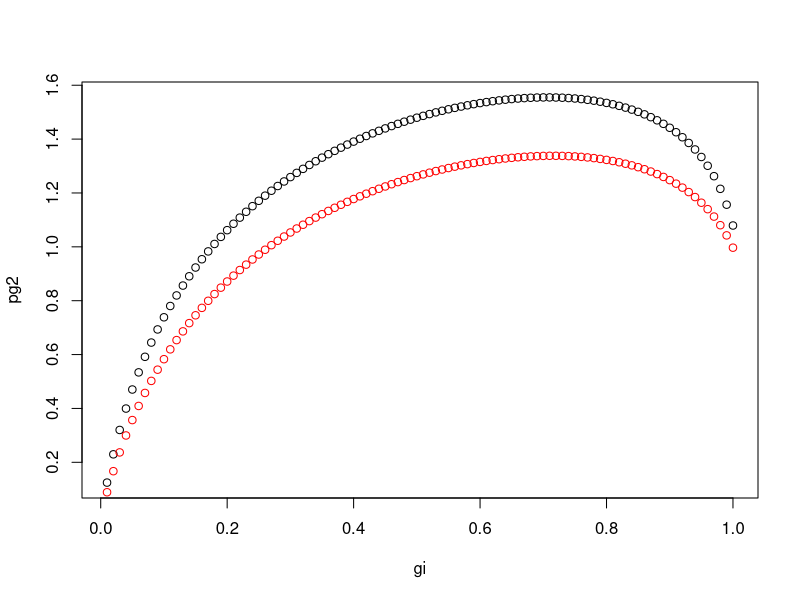

Generate this figure with R: (Note: this script raises an error after producing the figure.)
P = c(0.3,0.7) #Environment
X = c(0.5,0.5) #Uniform
X2 = P #Proportionate
R = c(30, 15) #Reproduction

#Uniform 
e1 = P*log(R)       
ce = P*log(X)  
sum(e1+ce)

#Proportionate 
ce2 = P*log(X2) 
sum(e1+ce2) 
Dkl=sum(P*log(P/X) ) 

#Information section:
pec = matrix( c(0.98,0.02,0.03,0.97),2,2) #Conditional probs of E                                                                                          
xec=pec     #Conditional probs of pop
#Make a joint distribution table so that both sets of marginals = P
jec = matrix(c(0.294, 0.006, 0.021, 0.679),2,2) 
rec = matrix(c(30,15), 2,2) #Reproduction as a table
cc=matrix(colSums(jec),2,2, byrow=T)  #The cue as a matrix

#Calculate this two different ways. From full equation: 
s1 = (pec*log(xec*rec))  
rho1 = sum(colSums(jec)*rowSums(s1) ) 

#From fitness and info components. Note Dkl = 0 because xec = pec
f1 = sum(rowSums(jec)*log(rec[,1]) )
HEC = -sum(jec*(log(jec/cc))) #Conditional entropy
HCC = -sum(cc*pec*(log(xec))) #Conditional cross entropy
rho2 = f1-HEC

#Written out!
cc[1,1]*pec[1,1]*log(xec[1,1]*30) + cc[2,1]*pec[2,1]*log(xec[2,1]*15)+
cc[1,2]*pec[1,2]*log(xec[1,2]*30) + cc[2,2]*pec[2,2]*log(xec[2,2]*15)

#####Subfair and bet hedging
P = c(0.7,0.3) #Environment
X = c(0.5,0.5) #Uniform
X2 = P #Proportionate
R = c(30,0.1) #Reproduction

gi = seq(0.01,1,0.01)
si = 1

Xbig = matrix(X, length(gi),2)
X2big = matrix(X2, length(gi),2,byrow=T)
Rbig = matrix(R, length(gi),2,byrow=T)
Pbig =matrix(P,length(gi), length(P),byrow=T)


pg1=Pbig*log((1-gi)*si + gi*Xbig*Rbig)
pg2=Pbig*log((1-gi)*si + gi*X2big*Rbig)

#This will show the optimal germination value: 
pg1 = rowSums(pg1) 
pg2 = rowSums(pg2) 

plot(gi,pg2 )
points(gi,pg1,col="red")

gi_opt1 = gi[which(pg1 == max(pg1)) ] 
gi_opt2 = gi[which(pg2 == max(pg2)) ] 

#####Subfair and bet hedging with arbitrary number of 
#####environmental states.
num_states = 10 #Environmental bins or states
nspp = 1
env_states = rbinom(ngens,num_states, 0.4)
env_states = hist(env_states,0:(num_states))$counts + 1e-4
env_states = env_states/sum(env_states)

env = sample(x=(0:(num_states-1)), size=ngens, prob =env_states, replace=T)
#env = make_simple_env(env_states,ngens)
env_prob = prop.table(table(factor(env, levels = 0:(num_states-1))))

P = c(env_prob) #Environment
X = c( matrix( (1/num_states),num_states,1)) #Uniform
X2 = P #Proportionate

#Reproduction
fs_cor = 0.999 
#With method = "constant", this is just a constant value per state. 
#With method = "variable," matches based on fs_cor
#fm_method = "constant"
fm_method = "variable"
fm = matrix(num_states*8,nspp,1) # When this is a constant = num_states, fair odds
#fm = matrix(10,nspp,1) # When this is a constant = num_states, fair odds
fs = matrix(0,num_states,nspp)
for (s in 1:nspp) { fs[,s] = get_species_fit(probs=env_prob, fcor = fs_cor, fm=fm[s], 
	method=fm_method )}
hist(fs) #Show fitness distribution 

mstates=floor(num_states/2)
R = c(get_species_fit_pois(mstates, num_states, nspp,fm ))

gi = seq(0.01,1,0.01)
#gi = 0.1
si = 1
Pbig =matrix(P,length(gi), length(P),byrow=T)

pg1=Pbig*log((1-gi)*si + kronecker(gi, t(X*R)))
pg2=Pbig*log((1-gi)*si + kronecker(gi, t(c(X2)*R)))
pg1 = rowSums(pg1) 
pg2 = rowSums(pg2) 

plot(gi,pg2 )
points(gi,pg1,col="red")

gi_opt1 = gi[which(pg1 == max(pg1)) ] 
gi_opt2 = gi[which(pg2 == max(pg2)) ] 